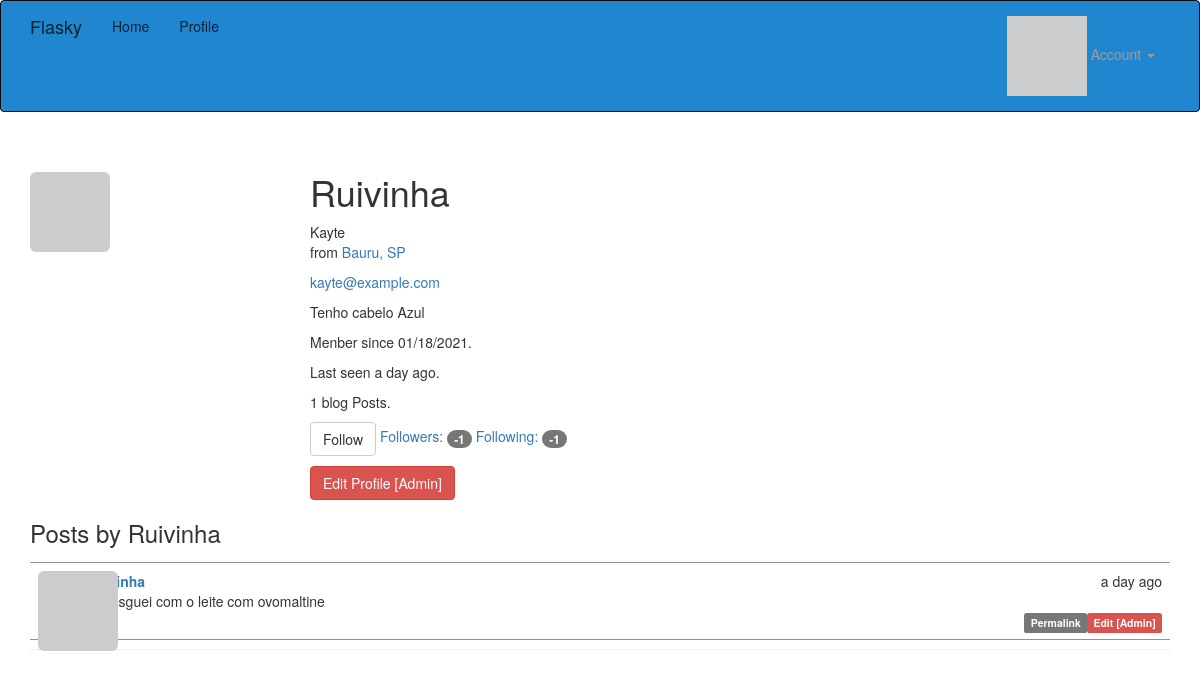
/user/Ruivinha (signed in), run on an earlier commit of the app's database.
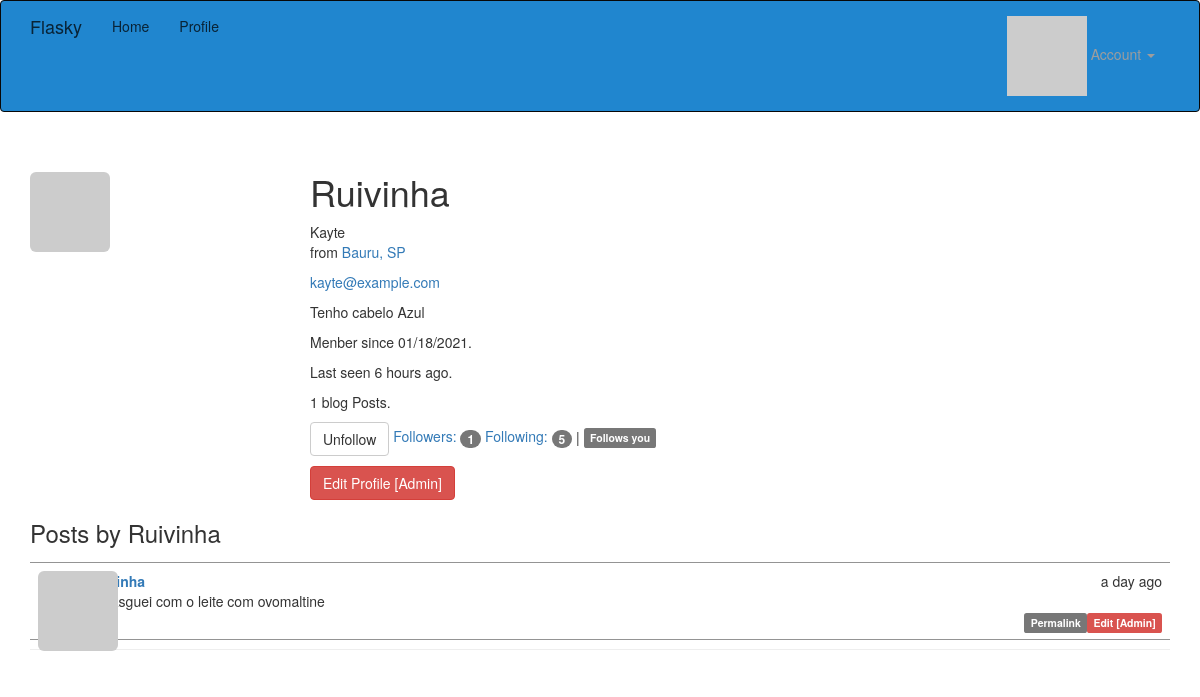
And on a later commit of the database.
### app/models.py (models this page shows, shortened)
class User(UserMixin, db.Model):
    __tablename__ = 'users'
    id = db.Column(db.Integer, primary_key=True)
    email = db.Column(db.String(65), unique=True, index=True)
    username = db.Column(db.String(64), unique=True, index=True)
    password_hash = db.Column(db.String(128))
    role_id = db.Column(db.Integer, db.ForeignKey('roles.id'))
    confirmed = db.Column(db.Boolean,  default=False)
    name = db.Column(db.String(64))
    location = db.Column(db.String(64))
    about_me = db.Column(db.Text())
    menber_since = db.Column(db.DateTime(), default=datetime.utcnow)
    last_seen = db.Column(db.DateTime(), default=datetime.utcnow)
    avatar_hash = db.Column(db.String(32))
    posts = db.relationship('Post', backref='author', lazy='dynamic')
    followed = db.relationship('Follow', foreign_keys=[Follow.follower_id],
                                 backref=db.backref('follower', lazy='joined'),
                                 lazy='dynamic', cascade='all,  delete-orphan')
    followers = db.relationship('Follow',foreign_keys=[Follow.followed_id],
                                 backref=db.backref('followed', lazy='joined'),
                                 lazy='dynamic', cascade='all, delete-orphan')
    @property
    def password(self):
        raise AttributeError('Password is not a readable attribute')
    def can(self,perm):
        return  self.role is not None and self.role.has_permission(perm)
    def is_administrator(self):
        return self.can(Permission.ADMIN)
    def ping(self):
        self.last_seen = datetime.utcnow()
        db.session.add(self)
        db.session.commit()
    def gravatar(self, size=100, default='identicon', ratting='g'):
        if request.is_secure:
            url = 'https://secure.gravatar.com/avatar'
        else:
            url = 'https://secure.gravatar.com/avatar'
            hash = self.avatar_hash or self.gravatar_hash()
            return '{url}/{hash}?s={size}&d={default}&r={ratting}'.format(
                url=url, hash=hash, size=size, default=default, ratting=ratting)
    def is_following(self, user):
        if user.id is None:
            return False
        return self.followed.filter_by(followed_id=user.id).first() is not None

class Post(db.Model):
    __tablename__ = 'Posts'
    id = db.Column(db.Integer, primary_key=True)
    body = db.Column(db.Text)
    timestamp = db.Column(db.DateTime, index=True, default=datetime.utcnow)
    author_id = db.Column(db.Integer, db.ForeignKey('users.id'))
    body_html = db.Column(db.Text)

### app/main/views.py (the view)
@main.route('/user/<username>')
def user(username):
    user = User.query.filter_by(username=username).first()
    if user is None:
        abort(404)
    posts = user.posts.order_by(Post.timestamp.desc()).all()
    return render_template('user.html', user=user, posts=posts)

### app/auth/views.py (called while the page is built)
@auth.before_app_request
def before_request():
    if current_user.is_authenticated:
        current_user.ping()
        if not current_user.confirmed \
                and request.endpoint \
                and request.blueprint != 'auth'\
                and request.endpoint != 'static':
            return  redirect(url_for('auth.unconfirmed'))

### app/main/__init__.py (called while the page is built)
@main.app_context_processor
def inject_permissions():
    return dict(Permission=Permission)

### app/models.py (called while the page is built)
@login_manager.user_loader
def load_user(user_id):
    return User.query.get(int(user_id))

    def has_permission(self, perm):
        return self.permissions & perm  == perm

### app/templates/user.html (shortened to what this page needs)
{% extends "base.html" %}
{% import "_macros.html" as macros %}
{% block page_content %}
<div class="page-header" >
    <img class="img-rounded profile-thumbnail" src="{{ user.gravatar(size=256) }}">
    <div class="profile-header">
        <h1>{{ user.username }}</h1>
        {% if user.name or user.location %}
        <p>
            {% if user.name %}{{ user.name }}<br>{% endif %}
            {% if user.location %}
                from <a href="http://maps.google.com/?q={{ user.location }}">{{ user.location }}</a><br>
            {% endif %}
        </p>
    {% endif %}
    {% if current_user.is_administrator() %}
    <p><a href="mailto:{{ user.email }}">{{  user.email }}</a></p>
    {% endif %}
    {% if user.about_me %}<p>{{ user.about_me }}</p>{% endif %}
    <div>
        <p>Menber since {{ moment(user.menber_since).format('L') }}.</p>
        <p>Last seen {{ moment(user.last_seen).fromNow() }}.</p>
        <p>{{ user.posts.count() }} blog Posts.</p>
        <p>
            {% if current_user.can(Permission.FOLLOW) and user != current_user %}
                {% if not current_user.is_following(user) %}
                    <a href="{{ url_for('.follow', username=user.username) }}" class="btn btn-default">Follow</a>
                {% else %}
                    <a href="{{ url_for('.unfollow', username=user.username) }}" class="btn btn-default">Unfollow</a>
                {% endif %}
            {% endif %}
            <a href="{{ url_for('.followers', username=user.username) }}">Followers: <span class="badge">{{ user.followers.count() - 1 }}</span></a>
            <a href="{{ url_for('.followed_by', username=user.username) }}">Following: <span class="badge">{{ user.followed.count() - 1 }}</span></a>
            {% if current_user.is_authenticated and user != current_user and user.is_following(current_user) %}
            | <span class="label label-default">Follows you</span>
            {% endif %}
        </p>
    </div>
    <p>
        {% if current_user.is_administrator() %}
        <a class="btn btn-danger" href="{{ url_for('.edit_profile_admin', id=user.id) }}">Edit Profile [Admin]</a>
        {% endif %}
    </p>
    </div>
    <h3>
        Posts by  {{ user.username }}
    </h3>
    {% include '_posts.html' %}
</div>
{% endblock %}

### app/templates/base.html (shortened to what this page needs)
{% extends "bootstrap/base.html" %}
{% block head %}
{{ super() }}
<link rel="stylesheet"  href="{{ url_for('static', filename='CSS/styles.css') }}" type="text/css">
{% endblock %}
{% block navbar %}
<div class="navbar navbar-inverse" role="navigation"  style="background-color: #2086cf;">
    <div class="container">
        <div class="navbar-header">
            <a class="navbar-brand" href="{{ url_for('main.index') }}" style="color: #010102be;">Flasky</a>
        </div>
        <div class="navbar-collapse collapse">
            <ul class="nav navbar-nav">
                <li><a href="{{ url_for('main.index') }}" style="color: #010102be;">Home</a></li>
                {% if current_user.is_authenticated %}
                <li>
                    <a href="{{ url_for('main.user', username=current_user.username) }}" style="color: #010102be;">
                        Profile
                    </a>
                </li>
                {% endif %}
            </ul>
            <ul class="nav navbar-nav navbar-right">
                {% if current_user.is_authenticated %}
                <li class="dropdown">
                    <a href="#" class="dropdown-toggle" data-toggle="dropdown">
                        <img src="{{ current_user.gravatar(size=30) }}">
                        Account <b class="caret"></b>
                    </a>
                </li>
                {% else %}
                <li><a href="{{ url_for('auth.login') }}" style="color: #010102be;">Log In</a></li>
                {% endif %}
            </ul>
        </div>
    </div>
</div>
{% endblock %}
{% block content %}
<div class="container">
    {% block page_content %}{% endblock %}
</div>
{% endblock %}

### app/templates/_posts.html
<ul class="posts">
    {% for post in posts %}
    <li class="post">
        <div class="post-thumbnail">
            <a href="{{ url_for('.user', username=post.author.username) }}">
                <img class="img-rounded profile-thumbnail" src="{{ post.author.gravatar(size=40) }}">
            </a>
        </div>
        <div class="post-content">
            <div class="post-date">{{ moment(post.timestamp).fromNow() }}</div>
            <div class="post-author"><a href="{{ url_for('.user', username=post.author.username) }}">{{ post.author.username }}</a></div>
            <div class="post-body">
                {% if post.body_html %}
                    {{ post.body_html | safe }}
                {% else %}
                    {{ post.body }}
                {% endif %}
            </div>
            <div class="post-footer" >
                {% if current_user == post.author %}
                <a href="{{ url_for('.edit', id=post.id) }}" style="float: right;">
                    <span class="label label-primary">Edit</span>
                </a>
                {% elif current_user.is_administrator() %}
                <a href="{{ url_for('.edit', id=post.id) }}" style="float: right;">
                    <span class="label label-danger">Edit [Admin]</span>
                </a>
                {% endif %}
                <a href="{{ url_for('.post', id=post.id) }}">
                    <span class="label label-default">Permalink</span>
                </a>
            </div>
        </div>
    </li>
    {% endfor %}
</ul>

### app/static/CSS/styles.css (style rules this page uses)
.profile-thumbnail { position: absolute; }
.profile-header { min-height: 260px; margin-left: 280px; }
ul.posts { list-style-type: none; padding: 0px; margin: 16px 0px 0px 0px; border-top: 1px solid #0000006b; }
ul.posts li.post { padding: 8px; border-bottom: 1px solid #0000006b; }
div.post-date { float: right; }
div.post-author { font-weight: bold; }
div.post-thumbnail { position: absolute; }
div.post-content { margin-left: 48px; min-height: 48px; }
div.post-footer { text-align: right; }

What changed in the data, as far as the page shows it:
changed User "Ruivinha": last_seen "a day ago" → "6 hours ago"
Also different on the page:
{{ user.followers.count() - 1 }}: "-1" → "1"
{{ user.followed.count() - 1 }}: "-1" → "5"
text no longer shown: "Follow"
text now shown: "Unfollow | Follows you"
